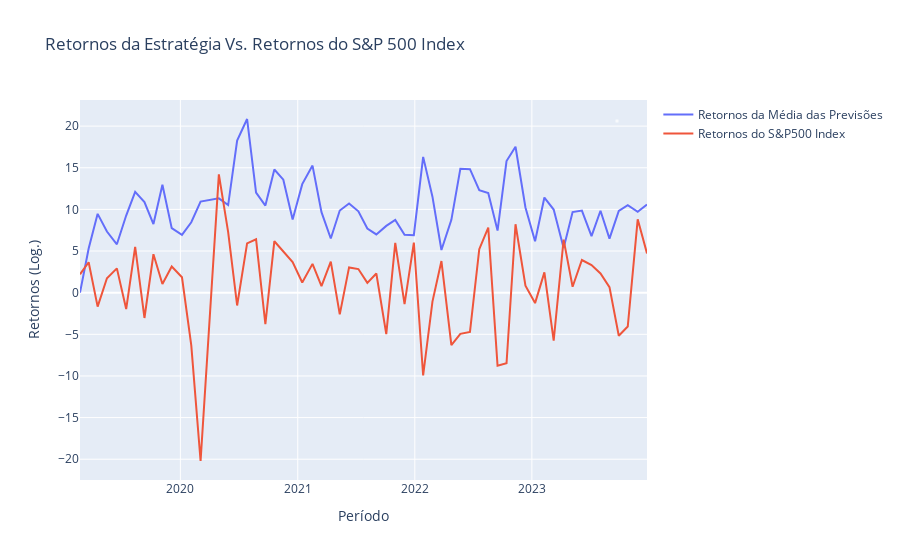

Notebook code for this chart:
### Markdown cell above
##### **Gráfico de Retornos da Média das Previsões vs. Retornos do S&P 500 Index**

### Code cell
plot_multiples_time_series_line_graphs([average_monthly_results, sp500_index_period_returns], "Retornos da Estratégia Vs. Retornos do S&P 500 Index", "Período", "Retornos (Log.)")
